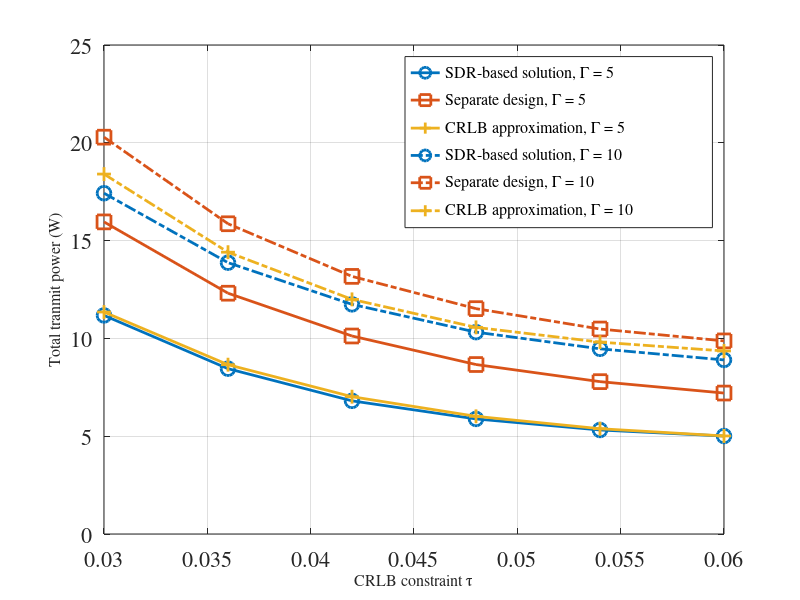

The MATLAB source for this figure:
CRLB = 0.03:0.006:0.06;
SDR_5 = [11.1755,8.4521,6.8077,5.8828,5.3175,5.0092];
Sd_5 = [15.9563,12.3103,10.1226,8.6642,7.7892,7.2058];
CRLB_5 = [11.3484,8.6559,7.0193,6.0162,5.3827,5.0131];
SDR_10 = [17.4233,13.8716,11.7406,10.3200,9.4676,8.8993];
Sd_10 = [20.2879,15.8612,13.1705,11.5214,10.4798,9.8722];
CRLB_10 = [18.4015,14.4072,11.9955,10.5636,9.8100,9.3578];

figure(3);
plot(CRLB,SDR_5,'-o','color','#0072BD','Linewidth',2,'Markersize',10);
hold on;
plot(CRLB,Sd_5,'-s','color','#D95319','Linewidth',2,'Markersize',10);
hold on;
plot(CRLB,CRLB_5,'-+','color','#EDB120','Linewidth',2,'Markersize',10);
hold on;
plot(CRLB,SDR_10,'-.o','color','#0072BD','Linewidth',2,'Markersize',10);
hold on;
plot(CRLB,Sd_10,'-.s','color','#D95319','Linewidth',2,'Markersize',10);
hold on;
plot(CRLB,CRLB_10,'-.+','color','#EDB120','Linewidth',2,'Markersize',10);
grid on;

xlabel('\fontname{Times}\fontsize{16}CRLB constraint \tau');
ylabel('\fontname{Times}\fontsize{16}Total tranmit power (W)');
legend('\fontname{Times}\fontsize{16}SDR-based solution, \Gamma = 5',...
       '\fontname{Times}\fontsize{16}Separate design, \Gamma = 5',...
       '\fontname{Times}\fontsize{16}CRLB approximation, \Gamma = 5',...
       '\fontname{Times}\fontsize{16}SDR-based solution, \Gamma = 10',...
       '\fontname{Times}\fontsize{16}Separate design, \Gamma = 10',...
       '\fontname{Times}\fontsize{16}CRLB approximation, \Gamma = 10',...
       'Location','northeast');
set(gca,'FontName','Times');
set(gca,'Fontsize',16);